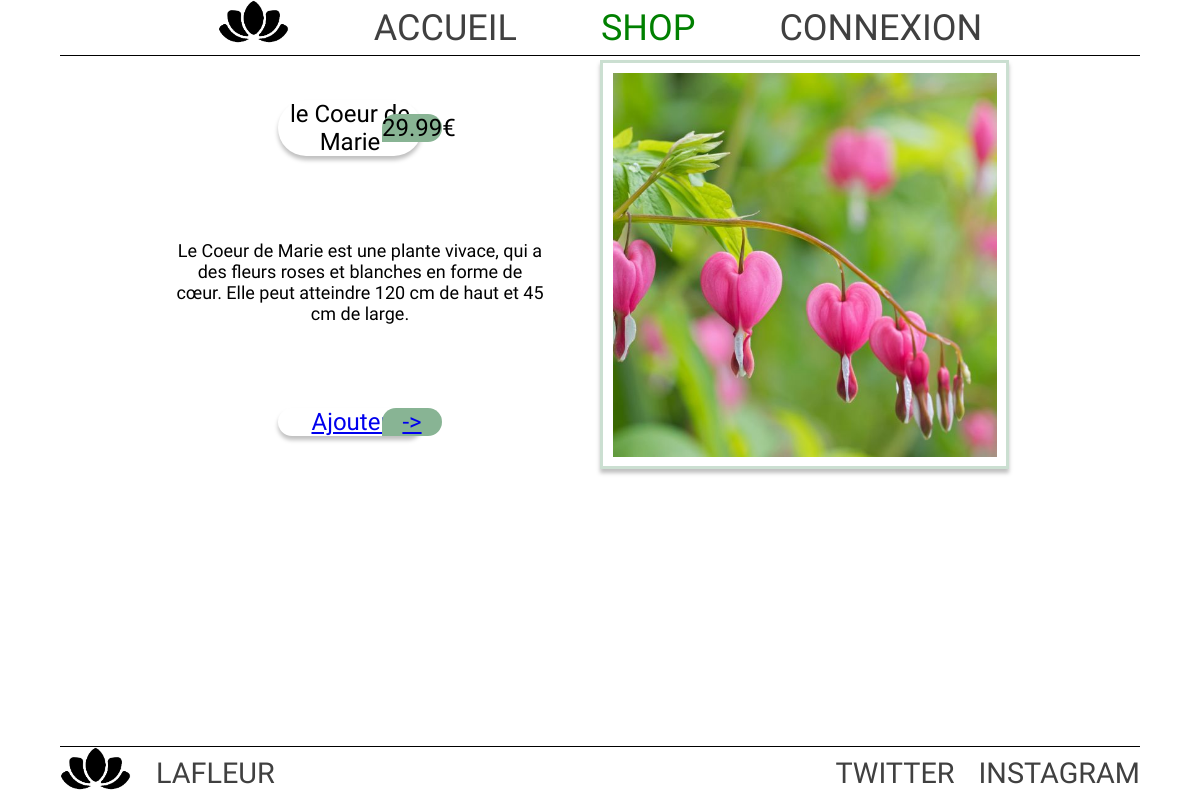
The app's page /detailAnnonce.php?produit=3 with its own data.
### tables this page shows
CREATE TABLE IF NOT EXISTS `t_produit` (
  `idProduit` int(11) NOT NULL AUTO_INCREMENT,
  `Designation` varchar(100) NOT NULL,
  `prix` float NOT NULL,
  `Stock` int(11) NOT NULL,
  `Description` varchar(255) NOT NULL,
  `Image` varchar(100) NOT NULL,
  `idCategorie` int(11) NOT NULL,
  PRIMARY KEY (`idProduit`),
  KEY `T_PRODUIT_T_CATEGORIE0_FK` (`idCategorie`)
);

### detailAnnonce.php (the view, shortened to what this page needs)
<?php
include 'header.php'?>
    <main>
    <?php
        include 'connection.php';
        $table = $dbh->prepare('SELECT * FROM t_produit WHERE idProduit=:idProduit');
        $table->bindParam(':idProduit', $_REQUEST["produit"]);
        $table->execute();
        $datasProduit = $table->fetch();
    ?>
        <div id="containerDetail">
            <div class="rowPhone row">
                <div class="column leftDetail">
                    <div class="row">
                        <div class="whiteBox">
                            <?php echo utf8_encode($datasProduit['Designation']) ?>
                        </div>
                        <span class="greenBox">
                            <?php echo $datasProduit['prix']."€" ?>
                        </span>
                    </div>
                    <p class="desc"><?php echo utf8_encode($datasProduit['Description']) ?></p>
                    <?php if ($datasProduit['Stock'] == 0){
                        echo '<div class="row">
                            Rupture de stock
                        </div>';
                    } else { ?>
                    <a href="backPanier/panierAdd.php?idProduit=<?php echo $datasProduit['idProduit'] ?>" >
                         <div class="row">
                            <div class="whiteBox">
                                Ajouter
                            </div>
                            <span class="greenBox">
                                ->
                            </span>
                        </div>
                    </a>
                    <?php } ?>
                </div>
                <div class="rightDetail">
                    <img src="./images/<?php echo $datasProduit['Image'] ?>" alt="">
                </div>
              </div>
        </div>
    </main>
    <?php include 'footer.php'?>
</body>
</html>

### css/index.css (style rules this page uses)
* { margin: 0; padding: 0; font-family: 'Amatic SC'; }
main { width: 100%; height: 90%; margin-bottom: 10%; }
body { width: 100%; height: 100%; }
@media screen and (min-width: 600px) { main { margin-top: 5%; } }
#containerDetail { width: 80%; margin: auto; margin-top: 5vw; font-size: 2vw; }
.row { display: flex; flex-direction: row; flex-wrap: nowrap; align-content: center; justify-content: center; align-items: center; }
.column { display: flex; flex-direction: column; flex-wrap: nowrap; align-content: center; justify-content: center; align-items: center; gap: 7vw; }
.leftDetail { width: 50%; }
.rightDetail { width: 50%; }
.rightDetail>img { width: 80%; box-shadow: 0px 4px 4px rgba(0, 0, 0, 0.25); border: solid #88b4946e; padding: 2%; }
.desc { width: 80%; text-align: center; font-size: 1.5vw; }
.whiteBox { background-color: white; box-shadow: 0px 4px 4px rgba(0, 0, 0, 0.25); border-radius: 30px; width: 12vw; text-align: center; }
.greenBox { margin-left: -40px; width: 5vw; background-color: #88B494; border-radius: 30px 30px 30px 0px; text-align: center; }

### records on screen
t_produit: Designation "le Coeur de Marie", prix "29.99", Description "Le Coeur de Marie est une plante vivace, qui a des fleurs roses et blanches en forme de cœur. Elle peut atteindre 120 cm de haut et 45 cm de large.", Image (picture)
